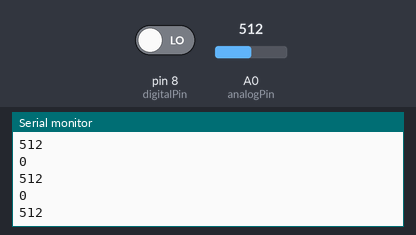
Recording of a sketch running on a simulated Arduino Uno, built with avr-gcc and run on an emulated ATmega328P. Shown: the last lines printed to the serial monitor. Inputs (shaded band) come from the test bench; at power-on: A0 (analogPin) = 512, pin 8 (digitalPin) LOW.

Above: at 1.3 s.
1.4 s: A0 (analogPin) set to 716
At 1.9 s:
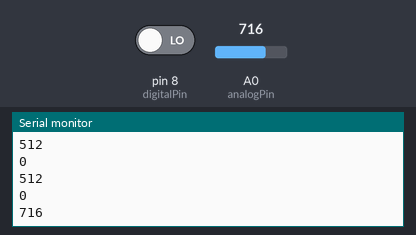
2.9 s: pin 8 (digitalPin) driven HIGH
4.4 s: A0 (analogPin) set to 900
At 4.9 s:
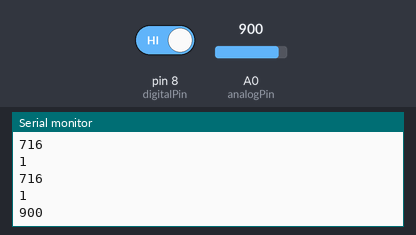
Timing chart, 0 to 7.4 s (numbered marks = the images above; inputs shaded):
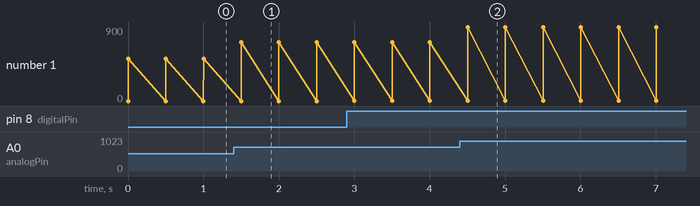

Measured:
- after the input at 1.4 s, the serial monitor: prints a new line after 0.10 s (image 1)
- after the input at 4.4 s, the serial monitor: prints a new line after 0.10 s (image 2)
- plotted number 1: 512 → 716 after the input at 1.4 s, 716 → 900 after the input at 4.4 s

The sketch:

flameSensorDebuggingTest.ino
```cpp
//This is a debugging test for the flame sensor.
//insert ledpin negative and flame sensor gnd to gnd \
  insert 3.3v arduino pin to flame sensor +
const int systemLed = 13; // Arduino onboard led
const int digitalPin = 8; // insert led sensor 'do' to pin 8
const int analogPin = A0; // insert led sensor 'Ao' to pin 8

void setup() {
  Serial.begin(115200);
  pinMode (digitalPin, INPUT);
  pinMode (analogPin, INPUT);
  digitalWrite (systemLed, LOW); //turn off the arduino onboard led.
}

void loop() {
  int flameSensorDigital = LOW;
  int flameSensorAnalog =-1;
  flameSensorDigital = digitalRead(digitalPin);
  flameSensorAnalog = analogRead(analogPin);
  Serial.println(flameSensorDigital);
  Serial.println(flameSensorAnalog);
  delay(500);
}
```
